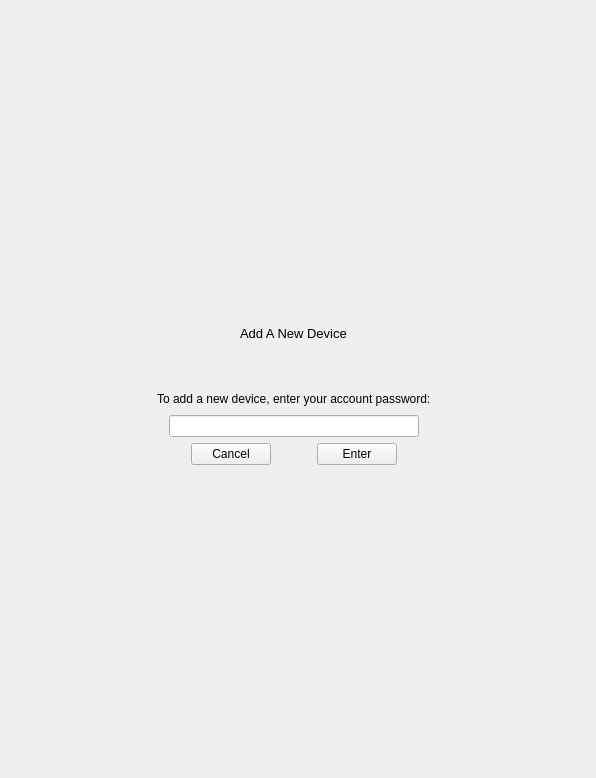
<?xml version="1.0" encoding="UTF-8"?>
<ui version="4.0">
 <class>LinkDevWidget</class>
 <widget class="QWidget" name="LinkDevWidget">
  <property name="geometry">
   <rect>
    <x>0</x>
    <y>0</y>
    <width>596</width>
    <height>778</height>
   </rect>
  </property>
  <property name="windowTitle">
   <string>Form</string>
  </property>
  <widget class="QWidget" name="verticalLayoutWidget">
   <property name="geometry">
    <rect>
     <x>9</x>
     <y>9</y>
     <width>571</width>
     <height>761</height>
    </rect>
   </property>
   <layout class="QVBoxLayout" name="verticalLayout" stretch="0">
    <item>
     <widget class="QStackedWidget" name="stackedWidget">
      <property name="currentIndex">
       <number>0</number>
      </property>
      <widget class="QWidget" name="start">
       <widget class="QWidget" name="verticalLayoutWidget_2">
        <property name="geometry">
         <rect>
          <x>9</x>
          <y>19</y>
          <width>551</width>
          <height>731</height>
         </rect>
        </property>
        <layout class="QVBoxLayout" name="verticalLayout_2">
         <item>
          <spacer name="verticalSpacer">
           <property name="orientation">
            <enum>Qt::Vertical</enum>
           </property>
           <property name="sizeType">
            <enum>QSizePolicy::MinimumExpanding</enum>
           </property>
           <property name="sizeHint" stdset="0">
            <size>
             <width>20</width>
             <height>40</height>
            </size>
           </property>
          </spacer>
         </item>
         <item>
          <layout class="QHBoxLayout" name="horizontalLayout" stretch="1,0,1">
           <item>
            <spacer name="horizontalSpacer">
             <property name="orientation">
              <enum>Qt::Horizontal</enum>
             </property>
             <property name="sizeHint" stdset="0">
              <size>
               <width>40</width>
               <height>20</height>
              </size>
             </property>
            </spacer>
           </item>
           <item>
            <widget class="QLabel" name="label">
             <property name="font">
              <font>
               <pointsize>10</pointsize>
              </font>
             </property>
             <property name="text">
              <string>Add A New Device</string>
             </property>
            </widget>
           </item>
           <item>
            <spacer name="horizontalSpacer_2">
             <property name="orientation">
              <enum>Qt::Horizontal</enum>
             </property>
             <property name="sizeType">
              <enum>QSizePolicy::Minimum</enum>
             </property>
             <property name="sizeHint" stdset="0">
              <size>
               <width>40</width>
               <height>20</height>
              </size>
             </property>
            </spacer>
           </item>
          </layout>
         </item>
         <item>
          <spacer name="verticalSpacer_3">
           <property name="orientation">
            <enum>Qt::Vertical</enum>
           </property>
           <property name="sizeType">
            <enum>QSizePolicy::Fixed</enum>
           </property>
           <property name="sizeHint" stdset="0">
            <size>
             <width>20</width>
             <height>40</height>
            </size>
           </property>
          </spacer>
         </item>
         <item>
          <layout class="QHBoxLayout" name="horizontalLayout_5">
           <item>
            <spacer name="horizontalSpacer_3">
             <property name="orientation">
              <enum>Qt::Horizontal</enum>
             </property>
             <property name="sizeHint" stdset="0">
              <size>
               <width>40</width>
               <height>20</height>
              </size>
             </property>
            </spacer>
           </item>
           <item>
            <widget class="QLabel" name="label_2">
             <property name="text">
              <string>To add a new device, enter your account password:</string>
             </property>
            </widget>
           </item>
           <item>
            <spacer name="horizontalSpacer_4">
             <property name="orientation">
              <enum>Qt::Horizontal</enum>
             </property>
             <property name="sizeHint" stdset="0">
              <size>
               <width>40</width>
               <height>20</height>
              </size>
             </property>
            </spacer>
           </item>
          </layout>
         </item>
         <item>
          <layout class="QHBoxLayout" name="horizontalLayout_2">
           <item>
            <spacer name="horizontalSpacer_7">
             <property name="orientation">
              <enum>Qt::Horizontal</enum>
             </property>
             <property name="sizeHint" stdset="0">
              <size>
               <width>40</width>
               <height>20</height>
              </size>
             </property>
            </spacer>
           </item>
           <item>
            <widget class="QLineEdit" name="passwordLineEdit">
             <property name="minimumSize">
              <size>
               <width>250</width>
               <height>0</height>
              </size>
             </property>
             <property name="echoMode">
              <enum>QLineEdit::Password</enum>
             </property>
             <property name="alignment">
              <set>Qt::AlignCenter</set>
             </property>
            </widget>
           </item>
           <item>
            <spacer name="horizontalSpacer_8">
             <property name="orientation">
              <enum>Qt::Horizontal</enum>
             </property>
             <property name="sizeHint" stdset="0">
              <size>
               <width>40</width>
               <height>20</height>
              </size>
             </property>
            </spacer>
           </item>
          </layout>
         </item>
         <item>
          <layout class="QHBoxLayout" name="horizontalLayout_3">
           <item>
            <spacer name="horizontalSpacer_9">
             <property name="orientation">
              <enum>Qt::Horizontal</enum>
             </property>
             <property name="sizeHint" stdset="0">
              <size>
               <width>40</width>
               <height>20</height>
              </size>
             </property>
            </spacer>
           </item>
           <item>
            <widget class="QPushButton" name="cancelBtn">
             <property name="text">
              <string>Cancel</string>
             </property>
            </widget>
           </item>
           <item>
            <spacer name="horizontalSpacer_11">
             <property name="orientation">
              <enum>Qt::Horizontal</enum>
             </property>
             <property name="sizeType">
              <enum>QSizePolicy::Fixed</enum>
             </property>
             <property name="sizeHint" stdset="0">
              <size>
               <width>40</width>
               <height>20</height>
              </size>
             </property>
            </spacer>
           </item>
           <item>
            <widget class="QPushButton" name="enterBtn">
             <property name="text">
              <string>Enter</string>
             </property>
            </widget>
           </item>
           <item>
            <spacer name="horizontalSpacer_10">
             <property name="orientation">
              <enum>Qt::Horizontal</enum>
             </property>
             <property name="sizeHint" stdset="0">
              <size>
               <width>40</width>
               <height>20</height>
              </size>
             </property>
            </spacer>
           </item>
          </layout>
         </item>
         <item>
          <spacer name="verticalSpacer_2">
           <property name="orientation">
            <enum>Qt::Vertical</enum>
           </property>
           <property name="sizeHint" stdset="0">
            <size>
             <width>20</width>
             <height>40</height>
            </size>
           </property>
          </spacer>
         </item>
        </layout>
       </widget>
      </widget>
      <widget class="QWidget" name="middle">
       <widget class="QWidget" name="verticalLayoutWidget_3">
        <property name="geometry">
         <rect>
          <x>9</x>
          <y>9</y>
          <width>551</width>
          <height>741</height>
         </rect>
        </property>
        <layout class="QVBoxLayout" name="verticalLayout_3">
         <item>
          <spacer name="verticalSpacer_4">
           <property name="orientation">
            <enum>Qt::Vertical</enum>
           </property>
           <property name="sizeHint" stdset="0">
            <size>
             <width>20</width>
             <height>40</height>
            </size>
           </property>
          </spacer>
         </item>
         <item>
          <layout class="QHBoxLayout" name="horizontalLayout_6">
           <item>
            <spacer name="horizontalSpacer_12">
             <property name="orientation">
              <enum>Qt::Horizontal</enum>
             </property>
             <property name="sizeHint" stdset="0">
              <size>
               <width>40</width>
               <height>20</height>
              </size>
             </property>
            </spacer>
           </item>
           <item>
            <widget class="QLabel" name="label_3">
             <property name="text">
              <string>Exporting account on the ring</string>
             </property>
            </widget>
           </item>
           <item>
            <spacer name="horizontalSpacer_13">
             <property name="orientation">
              <enum>Qt::Horizontal</enum>
             </property>
             <property name="sizeHint" stdset="0">
              <size>
               <width>40</width>
               <height>20</height>
              </size>
             </property>
            </spacer>
           </item>
          </layout>
         </item>
         <item>
          <layout class="QHBoxLayout" name="horizontalLayout_4">
           <item>
            <spacer name="horizontalSpacer_5">
             <property name="orientation">
              <enum>Qt::Horizontal</enum>
             </property>
             <property name="sizeHint" stdset="0">
              <size>
               <width>40</width>
               <height>20</height>
              </size>
             </property>
            </spacer>
           </item>
           <item>
            <widget class="QLabel" name="spinningLabel">
             <property name="minimumSize">
              <size>
               <width>50</width>
               <height>50</height>
              </size>
             </property>
             <property name="maximumSize">
              <size>
               <width>50</width>
               <height>50</height>
              </size>
             </property>
             <property name="text">
              <string/>
             </property>
            </widget>
           </item>
           <item>
            <spacer name="horizontalSpacer_6">
             <property name="orientation">
              <enum>Qt::Horizontal</enum>
             </property>
             <property name="sizeHint" stdset="0">
              <size>
               <width>40</width>
               <height>20</height>
              </size>
             </property>
            </spacer>
           </item>
          </layout>
         </item>
         <item>
          <spacer name="verticalSpacer_5">
           <property name="orientation">
            <enum>Qt::Vertical</enum>
           </property>
           <property name="sizeHint" stdset="0">
            <size>
             <width>20</width>
             <height>40</height>
            </size>
           </property>
          </spacer>
         </item>
        </layout>
       </widget>
      </widget>
      <widget class="QWidget" name="end">
       <widget class="QWidget" name="verticalLayoutWidget_4">
        <property name="geometry">
         <rect>
          <x>10</x>
          <y>10</y>
          <width>551</width>
          <height>741</height>
         </rect>
        </property>
        <layout class="QVBoxLayout" name="verticalLayout_4">
         <item>
          <spacer name="verticalSpacer_6">
           <property name="orientation">
            <enum>Qt::Vertical</enum>
           </property>
           <property name="sizeHint" stdset="0">
            <size>
             <width>20</width>
             <height>40</height>
            </size>
           </property>
          </spacer>
         </item>
         <item>
          <layout class="QHBoxLayout" name="horizontalLayout_7">
           <item>
            <spacer name="horizontalSpacer_14">
             <property name="orientation">
              <enum>Qt::Horizontal</enum>
             </property>
             <property name="sizeHint" stdset="0">
              <size>
               <width>40</width>
               <height>20</height>
              </size>
             </property>
            </spacer>
           </item>
           <item>
            <widget class="QLabel" name="label_4">
             <property name="text">
              <string>Your generated pin:</string>
             </property>
            </widget>
           </item>
           <item>
            <spacer name="horizontalSpacer_15">
             <property name="orientation">
              <enum>Qt::Horizontal</enum>
             </property>
             <property name="sizeHint" stdset="0">
              <size>
               <width>40</width>
               <height>20</height>
              </size>
             </property>
            </spacer>
           </item>
          </layout>
         </item>
         <item>
          <layout class="QHBoxLayout" name="horizontalLayout_8">
           <item>
            <spacer name="horizontalSpacer_16">
             <property name="orientation">
              <enum>Qt::Horizontal</enum>
             </property>
             <property name="sizeHint" stdset="0">
              <size>
               <width>40</width>
               <height>20</height>
              </size>
             </property>
            </spacer>
           </item>
           <item>
            <widget class="QLabel" name="label_5">
             <property name="text">
              <string/>
             </property>
            </widget>
           </item>
           <item>
            <spacer name="horizontalSpacer_17">
             <property name="orientation">
              <enum>Qt::Horizontal</enum>
             </property>
             <property name="sizeHint" stdset="0">
              <size>
               <width>40</width>
               <height>20</height>
              </size>
             </property>
            </spacer>
           </item>
          </layout>
         </item>
         <item>
          <layout class="QHBoxLayout" name="horizontalLayout_9">
           <item>
            <spacer name="horizontalSpacer_18">
             <property name="orientation">
              <enum>Qt::Horizontal</enum>
             </property>
             <property name="sizeHint" stdset="0">
              <size>
               <width>40</width>
               <height>20</height>
              </size>
             </property>
            </spacer>
           </item>
           <item>
            <widget class="QLabel" name="label_6">
             <property name="text">
              <string>This pin and the account password should be entered on your device within 5 minutes.</string>
             </property>
            </widget>
           </item>
           <item>
            <spacer name="horizontalSpacer_19">
             <property name="orientation">
              <enum>Qt::Horizontal</enum>
             </property>
             <property name="sizeHint" stdset="0">
              <size>
               <width>40</width>
               <height>20</height>
              </size>
             </property>
            </spacer>
           </item>
          </layout>
         </item>
         <item>
          <layout class="QHBoxLayout" name="horizontalLayout_10">
           <item>
            <spacer name="horizontalSpacer_20">
             <property name="orientation">
              <enum>Qt::Horizontal</enum>
             </property>
             <property name="sizeHint" stdset="0">
              <size>
               <width>40</width>
               <height>20</height>
              </size>
             </property>
            </spacer>
           </item>
           <item>
            <widget class="QPushButton" name="closePushButton">
             <property name="text">
              <string>Close</string>
             </property>
            </widget>
           </item>
           <item>
            <spacer name="horizontalSpacer_21">
             <property name="orientation">
              <enum>Qt::Horizontal</enum>
             </property>
             <property name="sizeHint" stdset="0">
              <size>
               <width>40</width>
               <height>20</height>
              </size>
             </property>
            </spacer>
           </item>
          </layout>
         </item>
         <item>
          <spacer name="verticalSpacer_7">
           <property name="orientation">
            <enum>Qt::Vertical</enum>
           </property>
           <property name="sizeHint" stdset="0">
            <size>
             <width>20</width>
             <height>40</height>
            </size>
           </property>
          </spacer>
         </item>
        </layout>
       </widget>
      </widget>
     </widget>
    </item>
   </layout>
  </widget>
 </widget>
 <resources/>
 <connections/>
</ui>
